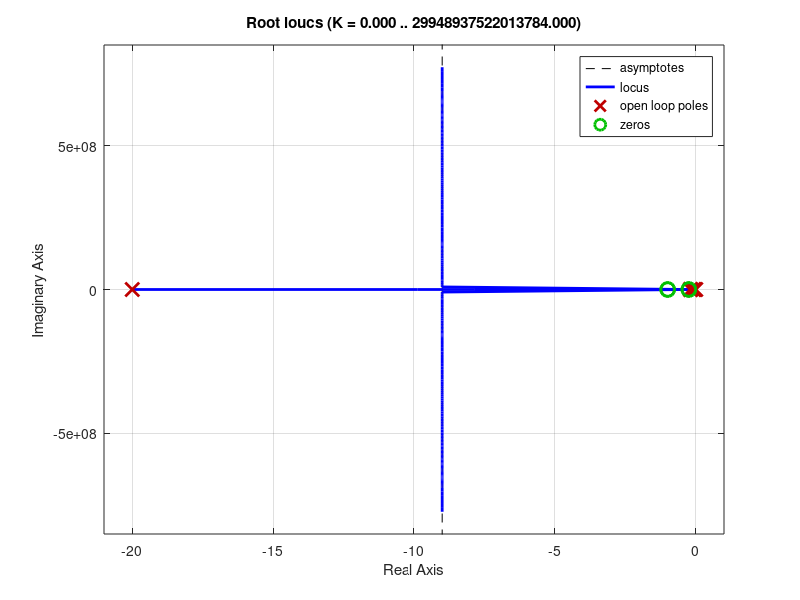

Write the MATLAB code that produced this figure. (Note: this script raises an error after producing the figure.)
%% Two-mass system - Control Design
% Two-mass system from Chapter 1 (wall - k1 - m1 - k2 - m2 - b - wall). The 
% input is the force u on mass 1 and the output is the position x1 of mass 1. 
% The notes give no numbers for this example; here we choose
% m1 = m2 = 1, k1 = k2 = 1, b = 0.5.

clear all
close all

m1 = 1; m2 = 1; k1 = 1; k2 = 1; b = 0.5;
s = tf('s');

den = (m2*s^2 + b*s + k2)*(m1*s^2 + k1 + k2) - k2^2;
G = (m2*s^2 + b*s + k2)/den;      % X1(s)/U(s)
%% 
% Plot the root locus of G:

rlocus(G);
%% 
% G has two pairs of lightly damped poles (two vibration modes). With 
% C(s) = K the closed loop is stable but oscillatory, and it has a steady state 
% error. We add an integrator for zero steady state error, two zeros at -1 to 
% pull the root locus to the left, and a fast pole at -20 to make the 
% controller proper:
% 
% $$C(s) = K\frac{(s+1)^2}{s(s/20+1)}$$

C = (s+1)^2/(s*(s/20+1));
rlocus(C*G);
%% 
% With K = 5 the slowest closed loop poles are at about -0.24 +/- 0.91j and 
% -0.6:

K = 5;
C = K*C;
pzplot(minreal(C*G/(1+C*G)));
step(minreal(C*G/(1+C*G)));
%% 
% Controlling the position of mass 2 instead (X2/U = k2/den) is much harder: 
% the force acts on mass 1, and mass 2 only feels it through the spring. Try 
% rlocus(C*k2/den) to see why.
% 
% To try this controller in TM_Realtime_Demo, type this in its C(s) box
% 
%   5*(s+1)^2/(s*(s/20+1))

[numC, denC] = tfdata(C, 'v')
